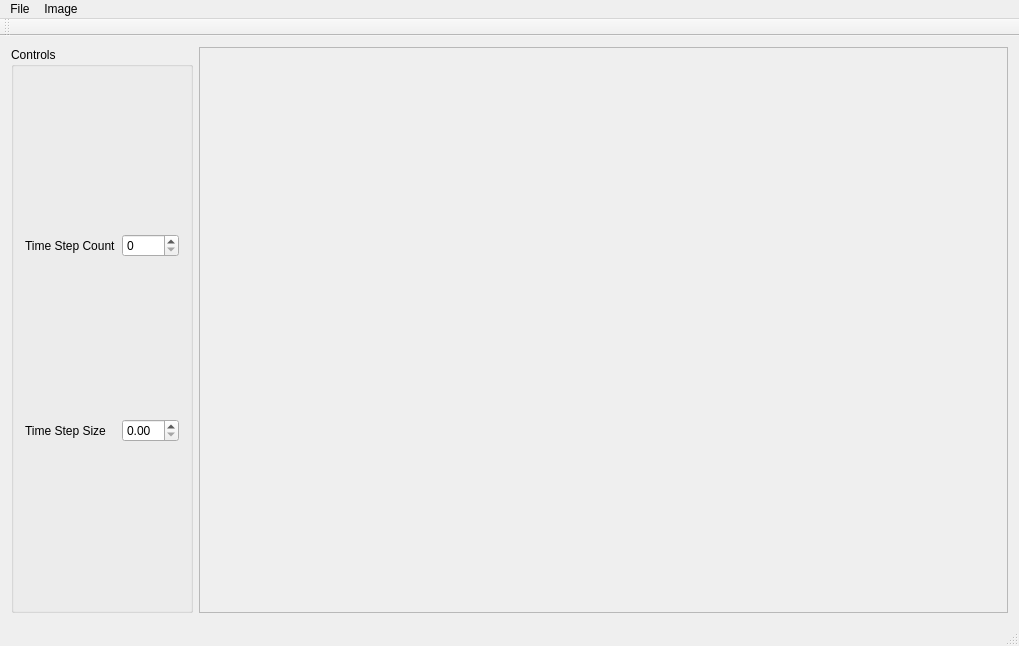
<?xml version="1.0" encoding="UTF-8"?>
<ui version="4.0">
 <class>ImageViewerClass</class>
 <widget class="QMainWindow" name="ImageViewerClass">
  <property name="geometry">
   <rect>
    <x>0</x>
    <y>0</y>
    <width>1019</width>
    <height>646</height>
   </rect>
  </property>
  <property name="windowTitle">
   <string>ImageViewer</string>
  </property>
  <widget class="QWidget" name="centralWidget">
   <layout class="QHBoxLayout" name="horizontalLayout">
    <item>
     <widget class="QGroupBox" name="groupBox">
      <property name="title">
       <string>Controls</string>
      </property>
      <layout class="QGridLayout" name="gridLayout">
       <item row="1" column="2">
        <widget class="QDoubleSpinBox" name="timeStepdoubleSpinBox"/>
       </item>
       <item row="0" column="2">
        <widget class="QSpinBox" name="stepCountspinBox"/>
       </item>
       <item row="1" column="0">
        <widget class="QLabel" name="label_2">
         <property name="text">
          <string>Time Step Size</string>
         </property>
        </widget>
       </item>
       <item row="0" column="0">
        <widget class="QLabel" name="label">
         <property name="text">
          <string>Time Step Count</string>
         </property>
        </widget>
       </item>
      </layout>
     </widget>
    </item>
    <item>
     <widget class="QScrollArea" name="scrollArea">
      <property name="widgetResizable">
       <bool>true</bool>
      </property>
      <widget class="QWidget" name="scrollAreaWidgetContents">
       <property name="geometry">
        <rect>
         <x>0</x>
         <y>0</y>
         <width>796</width>
         <height>560</height>
        </rect>
       </property>
      </widget>
     </widget>
    </item>
   </layout>
  </widget>
  <widget class="QMenuBar" name="menuBar">
   <property name="geometry">
    <rect>
     <x>0</x>
     <y>0</y>
     <width>1019</width>
     <height>33</height>
    </rect>
   </property>
   <widget class="QMenu" name="menuFile">
    <property name="title">
     <string>File</string>
    </property>
    <addaction name="actionOpen"/>
    <addaction name="actionSave_as"/>
    <addaction name="separator"/>
    <addaction name="actionExit"/>
   </widget>
   <widget class="QMenu" name="menuImage">
    <property name="title">
     <string>Image</string>
    </property>
    <addaction name="actionOriginal"/>
    <addaction name="actionInvert"/>
    <addaction name="actionFSHS"/>
    <addaction name="actionEH"/>
    <addaction name="actionConvolution"/>
    <addaction name="actionLinearHeatEq_Scheme"/>
   </widget>
   <addaction name="menuFile"/>
   <addaction name="menuImage"/>
  </widget>
  <widget class="QToolBar" name="mainToolBar">
   <attribute name="toolBarArea">
    <enum>TopToolBarArea</enum>
   </attribute>
   <attribute name="toolBarBreak">
    <bool>false</bool>
   </attribute>
  </widget>
  <widget class="QStatusBar" name="statusBar"/>
  <action name="actionOpen">
   <property name="text">
    <string>Open</string>
   </property>
   <property name="shortcut">
    <string>Ctrl+O</string>
   </property>
  </action>
  <action name="actionSave_as">
   <property name="text">
    <string>Save as</string>
   </property>
   <property name="shortcut">
    <string>Ctrl+S</string>
   </property>
  </action>
  <action name="actionClear">
   <property name="text">
    <string>Clear</string>
   </property>
  </action>
  <action name="actionExit">
   <property name="text">
    <string>Exit</string>
   </property>
   <property name="shortcut">
    <string>Alt+F4</string>
   </property>
  </action>
  <action name="actionResize">
   <property name="text">
    <string>Resize</string>
   </property>
  </action>
  <action name="actionInvert">
   <property name="text">
    <string>Invert</string>
   </property>
  </action>
  <action name="actionMirror">
   <property name="text">
    <string>Convolution</string>
   </property>
  </action>
  <action name="actionFSHS">
   <property name="text">
    <string>FSHS</string>
   </property>
  </action>
  <action name="actionEH">
   <property name="text">
    <string>EH</string>
   </property>
  </action>
  <action name="actionOriginal">
   <property name="text">
    <string>Original</string>
   </property>
  </action>
  <action name="actionConvolution">
   <property name="text">
    <string>Convolution</string>
   </property>
  </action>
  <action name="actionExplicite_Scheme">
   <property name="text">
    <string>Explicite Scheme</string>
   </property>
  </action>
  <action name="actionExplicit_Scheme">
   <property name="text">
    <string>Explicit Scheme</string>
   </property>
  </action>
  <action name="actionLinearHeatEq_Scheme">
   <property name="text">
    <string>LinearHeatEq Scheme</string>
   </property>
  </action>
 </widget>
 <layoutdefault spacing="6" margin="11"/>
 <resources>
  <include location="ImageViewer.qrc"/>
 </resources>
 <connections/>
</ui>
